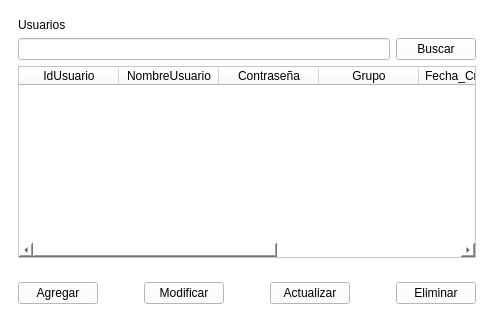
            <widget class="QWidget" name="page_uno">
             <property name="styleSheet">
              <string notr="true">background-color: rgb(255, 255, 255);</string>
             </property>
             <layout class="QHBoxLayout" name="horizontalLayout_2">
              <property name="spacing">
               <number>0</number>
              </property>
              <property name="leftMargin">
               <number>0</number>
              </property>
              <property name="topMargin">
               <number>0</number>
              </property>
              <property name="rightMargin">
               <number>0</number>
              </property>
              <property name="bottomMargin">
               <number>0</number>
              </property>
              <item>
               <widget class="QWidget" name="widget_2" native="true">
                <layout class="QVBoxLayout" name="verticalLayout_10">
                 <item>
                  <widget class="QWidget" name="widget" native="true">
                   <layout class="QVBoxLayout" name="verticalLayout_4">
                    <item>
                     <widget class="QLabel" name="label_3">
                      <property name="text">
                       <string>Usuarios</string>
                      </property>
                     </widget>
                    </item>
                    <item>
                     <layout class="QHBoxLayout" name="horizontalLayout_3">
                      <item>
                       <widget class="QLineEdit" name="lineEdit"/>
                      </item>
                      <item>
                       <widget class="QPushButton" name="pushButton_5">
                        <property name="text">
                         <string>Buscar</string>
                        </property>
                       </widget>
                      </item>
                     </layout>
                    </item>
                    <item>
                     <widget class="QTableWidget" name="tableWidget_usuarios">
                      <column>
                       <property name="text">
                        <string>IdUsuario</string>
                       </property>
                      </column>
                      <column>
                       <property name="text">
                        <string>NombreUsuario</string>
                       </property>
                      </column>
                      <column>
                       <property name="text">
                        <string>Contraseña</string>
                       </property>
                      </column>
                      <column>
                       <property name="text">
                        <string>Grupo</string>
                       </property>
                      </column>
                      <column>
                       <property name="text">
                        <string>Fecha_Creacion</string>
                       </property>
                      </column>
                      <column>
                       <property name="text">
                        <string>Fecha_Modificacion</string>
                       </property>
                      </column>
                      <column>
                       <property name="text">
                        <string>Utimo_Acceso</string>
                       </property>
                      </column>
                     </widget>
                    </item>
                   </layout>
                  </widget>
                 </item>
                 <item>
                  <widget class="QWidget" name="widget_9" native="true">
                   <layout class="QVBoxLayout" name="verticalLayout_5">
                    <item>
                     <layout class="QHBoxLayout" name="horizontalLayout_9">
                      <item>
                       <widget class="QPushButton" name="bt_agregar_usuario">
                        <property name="text">
                         <string>Agregar</string>
                        </property>
                       </widget>
                      </item>
                      <item>
                       <spacer name="horizontalSpacer_2">
                        <property name="orientation">
                         <enum>Qt::Horizontal</enum>
                        </property>
                        <property name="sizeHint" stdset="0">
                         <size>
                          <width>40</width>
                          <height>20</height>
                         </size>
                        </property>
                       </spacer>
                      </item>
                      <item>
                       <widget class="QPushButton" name="btn_modificar_usuario">
                        <property name="text">
                         <string>Modificar</string>
                        </property>
                       </widget>
                      </item>
                      <item>
                       <spacer name="horizontalSpacer_3">
                        <property name="orientation">
                         <enum>Qt::Horizontal</enum>
                        </property>
                        <property name="sizeHint" stdset="0">
                         <size>
                          <width>40</width>
                          <height>20</height>
                         </size>
                        </property>
                       </spacer>
                      </item>
                      <item>
                       <widget class="QPushButton" name="btn_actualizarUsuario">
                        <property name="text">
                         <string>Actualizar</string>
                        </property>
                       </widget>
                      </item>
                      <item>
                       <spacer name="horizontalSpacer_4">
                        <property name="orientation">
                         <enum>Qt::Horizontal</enum>
                        </property>
                        <property name="sizeHint" stdset="0">
                         <size>
                          <width>40</width>
                          <height>20</height>
                         </size>
                        </property>
                       </spacer>
                      </item>
                      <item>
                       <widget class="QPushButton" name="btn_eliminar_usuario">
                        <property name="text">
                         <string>Eliminar</string>
                        </property>
                       </widget>
                      </item>
                     </layout>
                    </item>
                   </layout>
                  </widget>
                 </item>
                </layout>
               </widget>
              </item>
             </layout>
            </widget>
